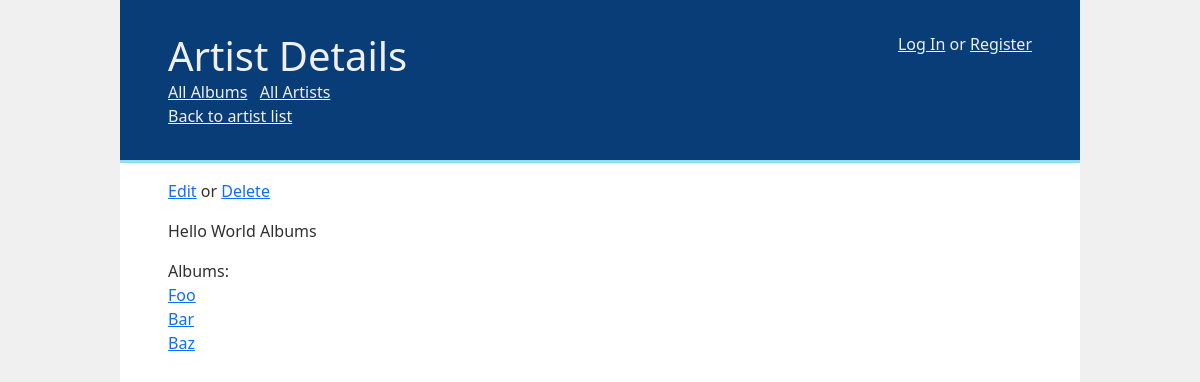
The app's page /artists/2/ with its own data.
### albums/models.py (models this page shows, shortened)
class Artist(models.Model):
    name = models.CharField(max_length=200)
    created_at = models.DateTimeField(auto_now_add=True)

class Album(models.Model):
    title = models.CharField(max_length=200)
    artist = models.ForeignKey(Artist, on_delete=models.CASCADE)
    release_date = models.DateField(blank=True, null=True)
    created_at = models.DateTimeField(auto_now_add=True)

### albums/views.py (the view)
# urls.py: path('artists/<int:pk>/', views.artist_details, name='Artist details'),
def artist_details(request, pk=None):
    artist = get_object_or_404(Artist, pk=pk)
    albums = Album.objects.filter(artist=artist)
    return render(request, 'albums/artist_details.html', {
        'page_name': 'Artist Details',
        'artist': artist,
        'albums': albums,
        'back_url': resolve_url('Artist list'),
            'back_text': 'Back to artist list',
    })

### albums/context_processors.py (called while the page is built)
def site_name(request):
    return {
        'site_name': settings.SITE_NAME,
    }

### templates/albums/artist_details.html
{% extends 'base.html' %}
{% block content %}
<p><a href="{% url 'Edit artist' pk=artist.pk %}">Edit</a> or <a href="{% url 'Delete artist' pk=artist.pk %}">Delete</a></p>
<p>{{ artist.name }}</p>
<p>
    <div>Albums:</div>
    {% for album in albums %}
        <article>
            <a href="{% url 'Album details' pk=album.pk %}">{{ album.title }}</a>
        </article>
    {% endfor %}
</p>
{% endblock %}

### static/css/styles.css (style rules this page uses)
body { margin: auto; width: 80%; background-color: #f0f0f0; color: #303030; font-family: 'Segoe UI', Tahoma, Geneva, Verdana, sans-serif; }

### records on screen
Artist: name "Hello World Albums"
Album: title "Foo"
Album: title "Bar"
Album: title "Baz"

### other values on screen
{{ page_name }} "Artist Details"
{{ back_text }} "Back to artist list"
